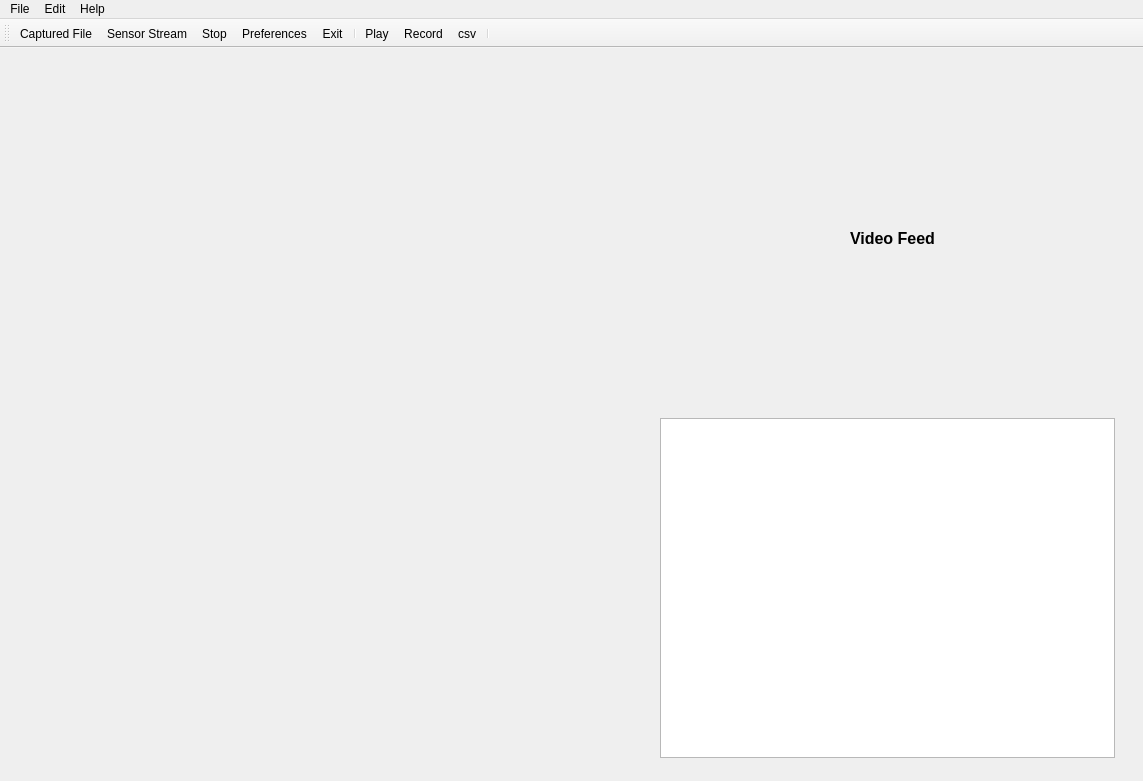
<?xml version="1.0" encoding="UTF-8"?>
<ui version="4.0">
 <class>PCLViewer</class>
 <widget class="QMainWindow" name="PCLViewer">
  <property name="geometry">
   <rect>
    <x>0</x>
    <y>0</y>
    <width>1143</width>
    <height>781</height>
   </rect>
  </property>
  <property name="minimumSize">
   <size>
    <width>0</width>
    <height>0</height>
   </size>
  </property>
  <property name="windowTitle">
   <string>PCLViewer</string>
  </property>
  <widget class="QWidget" name="centralwidget">
   <widget class="QVTKWidget" name="qvtkWidget" native="true">
    <property name="geometry">
     <rect>
      <x>20</x>
      <y>20</y>
      <width>600</width>
      <height>340</height>
     </rect>
    </property>
   </widget>
   <widget class="QVTKWidget" name="qvtkWidget_2" native="true">
    <property name="geometry">
     <rect>
      <x>20</x>
      <y>370</y>
      <width>600</width>
      <height>340</height>
     </rect>
    </property>
   </widget>
   <widget class="QLabel" name="camWidget">
    <property name="geometry">
     <rect>
      <x>660</x>
      <y>20</y>
      <width>455</width>
      <height>339</height>
     </rect>
    </property>
    <property name="text">
     <string/>
    </property>
   </widget>
   <widget class="QLabel" name="label_7">
    <property name="geometry">
     <rect>
      <x>850</x>
      <y>180</y>
      <width>111</width>
      <height>20</height>
     </rect>
    </property>
    <property name="font">
     <font>
      <pointsize>12</pointsize>
      <weight>75</weight>
      <bold>true</bold>
     </font>
    </property>
    <property name="text">
     <string>Video Feed</string>
    </property>
   </widget>
   <widget class="QTextEdit" name="textEdit">
    <property name="geometry">
     <rect>
      <x>660</x>
      <y>370</y>
      <width>455</width>
      <height>340</height>
     </rect>
    </property>
   </widget>
   <zorder>label_7</zorder>
   <zorder>qvtkWidget</zorder>
   <zorder>qvtkWidget_2</zorder>
   <zorder>camWidget</zorder>
   <zorder>textEdit</zorder>
  </widget>
  <widget class="QMenuBar" name="menuBar">
   <property name="geometry">
    <rect>
     <x>0</x>
     <y>0</y>
     <width>1143</width>
     <height>20</height>
    </rect>
   </property>
   <widget class="QMenu" name="menuFile">
    <property name="title">
     <string>File</string>
    </property>
    <widget class="QMenu" name="menuOpen">
     <property name="title">
      <string>Open</string>
     </property>
     <addaction name="actionOpenCapturedFile"/>
     <addaction name="actionLiveStream"/>
    </widget>
    <addaction name="menuOpen"/>
    <addaction name="actionExit"/>
   </widget>
   <widget class="QMenu" name="menuEdit">
    <property name="title">
     <string>Edit</string>
    </property>
    <addaction name="actionPlay"/>
    <addaction name="actionRecord"/>
    <addaction name="actionStop"/>
    <addaction name="separator"/>
    <addaction name="actionCsv"/>
    <addaction name="actionPreferences"/>
   </widget>
   <widget class="QMenu" name="menuHelp">
    <property name="title">
     <string>Help</string>
    </property>
    <addaction name="actionAbout"/>
   </widget>
   <addaction name="menuFile"/>
   <addaction name="menuEdit"/>
   <addaction name="menuHelp"/>
  </widget>
  <widget class="QToolBar" name="toolBar">
   <property name="windowTitle">
    <string>toolBar</string>
   </property>
   <attribute name="toolBarArea">
    <enum>TopToolBarArea</enum>
   </attribute>
   <attribute name="toolBarBreak">
    <bool>false</bool>
   </attribute>
   <addaction name="actionOpenCapturedFile"/>
   <addaction name="actionLiveStream"/>
   <addaction name="actionStop"/>
   <addaction name="actionPreferences"/>
   <addaction name="actionExit"/>
   <addaction name="separator"/>
   <addaction name="actionPlay"/>
   <addaction name="actionRecord"/>
   <addaction name="actionCsv"/>
   <addaction name="separator"/>
  </widget>
  <action name="actionExit">
   <property name="icon">
    <iconset resource="images.qrc">
     <normaloff>:/images/delete_red.png</normaloff>:/images/delete_red.png</iconset>
   </property>
   <property name="text">
    <string>Exit</string>
   </property>
   <property name="shortcut">
    <string>Ctrl+Q</string>
   </property>
  </action>
  <action name="actionOpenCapturedFile">
   <property name="icon">
    <iconset resource="images.qrc">
     <normaloff>:/images/WiresharkDoc.png</normaloff>:/images/WiresharkDoc.png</iconset>
   </property>
   <property name="text">
    <string>Captured File</string>
   </property>
   <property name="shortcut">
    <string>Ctrl+O</string>
   </property>
  </action>
  <action name="actionLiveStream">
   <property name="icon">
    <iconset resource="images.qrc">
     <normaloff>:/images/Lidar.jpg</normaloff>:/images/Lidar.jpg</iconset>
   </property>
   <property name="text">
    <string>Sensor Stream</string>
   </property>
  </action>
  <action name="actionPreferences">
   <property name="icon">
    <iconset resource="images.qrc">
     <normaloff>:/images/settings2.png</normaloff>:/images/settings2.png</iconset>
   </property>
   <property name="text">
    <string>Preferences</string>
   </property>
  </action>
  <action name="actionStop">
   <property name="icon">
    <iconset resource="images.qrc">
     <normaloff>:/images/stopSymbol.png</normaloff>:/images/stopSymbol.png</iconset>
   </property>
   <property name="text">
    <string>Stop</string>
   </property>
   <property name="toolTip">
    <string>Stop simulation</string>
   </property>
   <property name="shortcut">
    <string>Ctrl+W</string>
   </property>
  </action>
  <action name="actionPlay">
   <property name="icon">
    <iconset resource="images.qrc">
     <normaloff>:/images/media-playback-pause.png</normaloff>
     <normalon>../images/media-playback-pause.png</normalon>:/images/media-playback-pause.png</iconset>
   </property>
   <property name="text">
    <string>Play</string>
   </property>
   <property name="toolTip">
    <string>Play/Pause</string>
   </property>
   <property name="shortcut">
    <string>Ctrl+P</string>
   </property>
  </action>
  <action name="actionRecord">
   <property name="icon">
    <iconset resource="images.qrc">
     <normaloff>:/images/media-record.png</normaloff>
     <normalon>../images/media-record.png</normalon>:/images/media-record.png</iconset>
   </property>
   <property name="text">
    <string>Record</string>
   </property>
   <property name="shortcut">
    <string>Ctrl+R</string>
   </property>
  </action>
  <action name="actionCsv">
   <property name="icon">
    <iconset resource="images.qrc">
     <normaloff>:/images/csv.png</normaloff>:/images/csv.png</iconset>
   </property>
   <property name="text">
    <string>csv</string>
   </property>
  </action>
  <action name="actionAbout">
   <property name="text">
    <string>About</string>
   </property>
   <property name="shortcut">
    <string>F1</string>
   </property>
  </action>
 </widget>
 <customwidgets>
  <customwidget>
   <class>QVTKWidget</class>
   <extends>QWidget</extends>
   <header>QVTKWidget.h</header>
  </customwidget>
 </customwidgets>
 <resources>
  <include location="images.qrc"/>
 </resources>
 <connections/>
</ui>
